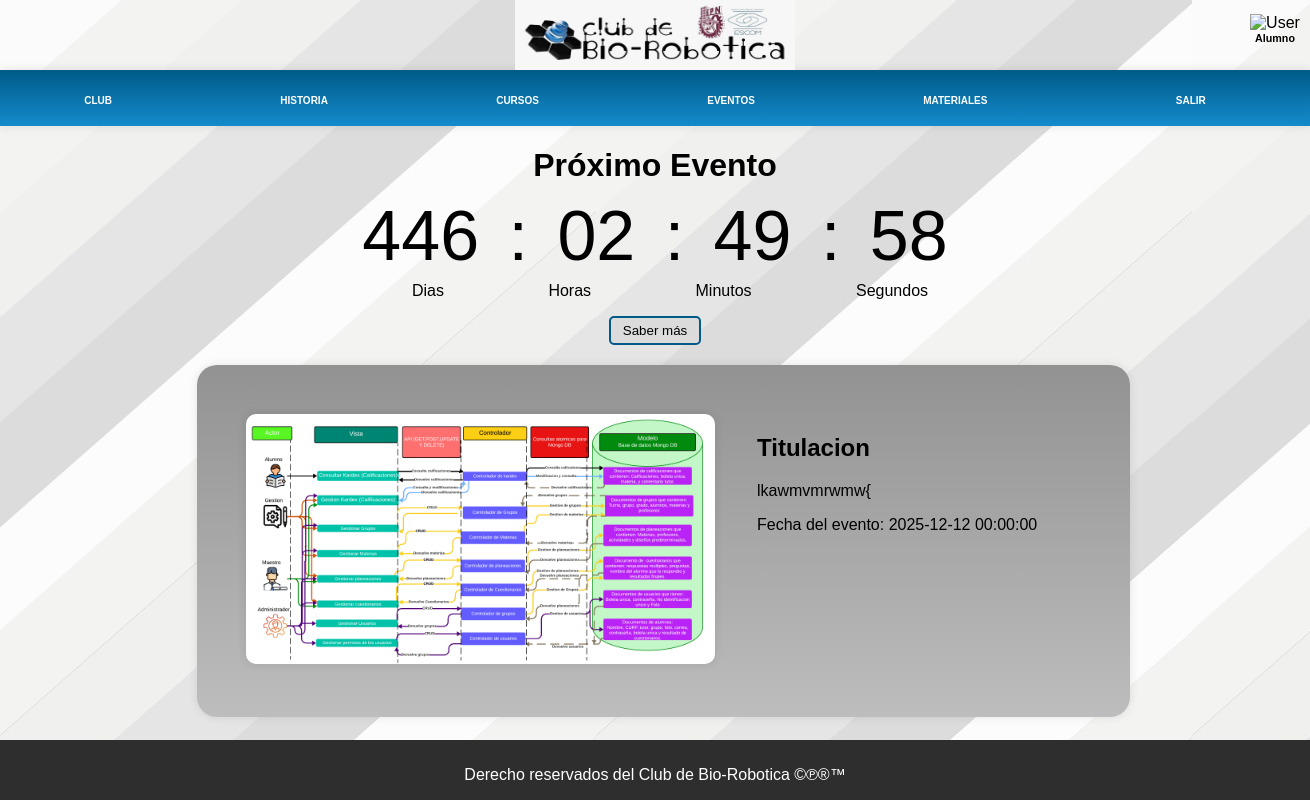
The app's page /resource/Eventos.php (signed in) with its own data.
### tables this page shows
CREATE TABLE `eventos` (
  `id` int NOT NULL AUTO_INCREMENT,
  `nombre` varchar(255) NOT NULL,
  `descripcion` text,
  `fecha` datetime NOT NULL,
  `imagen` varchar(255) NOT NULL,
  `enlace` varchar(255) DEFAULT NULL,
  `direccion` varchar(255) NOT NULL DEFAULT '',
  `hora` time NOT NULL DEFAULT '00:00:00',
  PRIMARY KEY (`id`)
);

### resource/Eventos.php (the view, shortened to what this page needs)
<!DOCTYPE html>
<html lang="es">
<head>
    <link rel="stylesheet" href="../css/Panel.css">
    <link rel="stylesheet" href="../css/Eventos.css">
</head>
<body>
    <div class="main-content">
        <div id="Logo_Bio">
            <div id="logo1">
                <img src="../img/Logo.jpg" alt="LogoBio" id="Logo">
            </div>
            <?php
                if (isset($_SESSION['loggedin'])) {
                    echo '<div id="logo2">';
                    echo '<img src="../img/user.png" alt="User" id="User">';
                    echo '<h6 id="nivel"> Alumno</h6>';
                    echo '</div>';
                }
            ?>
        </div>
        <div id="panel-contenedor">
            <div id="opciones-panel">
                <a href="club.php" class="opcion">Club</a>
                <a href="historia.php" class="opcion">Historia</a>
                <div id="usuarios-opciones" class="opcion">
                    Cursos
                </div>
                <a href="eventos.php" class="opcion">Eventos</a>
                <a href="materiales.php" class="opcion">Materiales</a>
                <?php if(isset($_SESSION['loggedin'])) { ?>
                <div id="usuarios-opciones" class="opcion">
                    <a href="#" id="cerrar-sesion" class="opcion">Salir</a>
                </div>
            <?php }?>
            </div>
        </div>
        <div id="contenedor-eventos">
            <div id="evento-proximo">
                <h1>Próximo Evento</h1>
                <div>
                    <?php
                    include '../database/Conexion.php';
                    $sql = "SELECT nombre, descripcion, fecha FROM Eventos WHERE fecha > NOW() ORDER BY fecha ASC LIMIT 1";
                    $result = $conn->query($sql);
                    if ($result->num_rows > 0) {
                        $row = $result->fetch_assoc();
                        $fecha_evento = new DateTime($row["fecha"]);
                        $fecha_actual = new DateTime();
                        $intervalo = $fecha_actual->diff($fecha_evento);
                        $tiempo_restante = $intervalo->format('%a %h %i %s');
                        echo "<p class=\"tiempo\"><span id=\"tiempo_restante\">$tiempo_restante</span></p>";
                        echo "<p class=\"tiempo2\"> Dias Horas Minutos Segundos</strong></p>";
                    } else {
                        echo "<p>No se encontraron eventos futuros.</p>";
                        $masInformacion = "";
                    }
                    ?>
                </div>
                <button id="btn_mas" onclick="mostrarMasInformacion()">Saber más</button>
            </div>
        </div>
        <div id="caja_de_eventos">
            <?php
            include '../database/Conexion.php';
            $sql = "SELECT nombre, descripcion, fecha, imagen FROM Eventos WHERE fecha > NOW() ORDER BY fecha ASC LIMIT 3";
            $result = $conn->query($sql);
            $contador = 0;
            if ($result->num_rows > 0) {
                while ($row = $result->fetch_assoc()) {
                    $nombre = $row["nombre"];
                    $descripcion = $row["descripcion"];
                    $fecha_event = new DateTime($row["fecha"]);
                    $nombre_imagen = $row["imagen"];
                    $ruta_imagen = "../img/Eventos/$nombre_imagen";
                    if ($contador % 2 != 0) {
                        echo "<div id=\"eventos1\">";
                        echo "<div id=\"info\">";
                        echo "<h2>$nombre</h2>";
                        echo "<p>$descripcion</p>";
                        echo "<p>Fecha del evento: " . $fecha_event->format('Y-m-d H:i:s') . "</p>";
                        echo "</div>";
                        echo "<div id=\"eventos\"><img src=\"$ruta_imagen\" alt=\"Imagen-Curso\" id=\"Imagen-Curso\"></div>";
                        echo "</div>";
                    }else{
                        echo "<div id=\"eventos2\">";
                        echo "<div id=\"eventos\"><img src=\"$ruta_imagen\" alt=\"Imagen-Curso\" id=\"Imagen-Curso\"></div>";
                        echo "<div id=\"info\">";
                        echo "<h2>$nombre</h2>";
                        echo "<p>$descripcion</p>";
                        echo "<p>Fecha del evento: " . $fecha_event->format('Y-m-d H:i:s') . "</p>";
                        echo "</div>";
                        echo "</div>";
                    }
                    $contador++;
                }
            } else {
                echo "<p>No hay eventos futuros.</p>";
            }
            ?>
        </div>
    </div>
    <div id="boque-final">
        <div id="datos-contacto">
            <p>Derecho reservados del Club de Bio-Robotica ©℗®™</p>
        </div>
    </div>
</body>
</html>

### css/Panel.css (style rules this page uses)
body { background-image: url("../img/Fondo-p.jpg"); font-family: 'Raleway', sans-serif; }
@media only screen and (min-width: 801px) { body { margin: 0; padding: 0; text-align: center; } }
@media only screen and (min-width: 801px) { #logo1 { margin-left: 0%; } }
@media only screen and (min-width: 801px) { #logo2 { margin-top: -60px; margin-left: 1250px; width: 50px; height: 30px; } }
@media only screen and (min-width: 801px) { #nivel { margin-top: 0px; } }
@media only screen and (min-width: 801px) { #Logo_Bio { width: 100%; height: 70px; padding: 0%; } }
@media only screen and (min-width: 801px) { #User { width: 50px; height: 30px; } }
@media only screen and (min-width: 801px) { #Logo { width: 280px; height: 70px; } }
@media only screen and (min-width: 801px) { #panel-contenedor { text-transform: uppercase; background: linear-gradient(#005B88, #148BCC); box-shadow: 0 0 10px rgba(0, 0, 0, 0.1); padding-top: 10px; padding-bottom: 10px; font-size: 10px; font-weight: bold; } }
@media only screen and (min-width: 801px) { #opciones-panel { display: flex; justify-content: space-around; margin-top: 5px; position: relative; } }
@media only screen and (min-width: 801px) { .opcion { padding: 10px 20px; border-radius: 5px; cursor: pointer; text-decoration: none; color: #ffffff; transition: background-color 0.3s; position: relative; } }
@media only screen and (min-width: 801px) { #boque-final { background-color: #2e2e2e; padding-top: 10px; width: 100%; height: 50px; color: white; } }

### css/Eventos.css (style rules this page uses)
body { background-image: url("../img/Fondo-p.jpg"); font-family: 'Raleway', sans-serif; }
@media only screen and (min-width: 801px) { html, body { height: 100%; margin: 0; padding: 0; } }
@media only screen and (min-width: 801px) { body { display: flex; flex-direction: column; } }
@media only screen and (min-width: 801px) { .main-content { flex: 1; } }
@media only screen and (min-width: 801px) { .tiempo { font-size: 70px; margin-top: -10px; margin-bottom: -10px; word-spacing: 10px; } }
@media only screen and (min-width: 801px) { .tiempo2 { margin-left: 30px; word-spacing: 100px; } }
@media only screen and (min-width: 801px) { #btn_mas { border: none; padding: 5px 12px; cursor: pointer; border-radius: 5px; background-color: #DBDBDB; border: 2px solid #005B88; color: rgb(0, 0, 0); } }
@media only screen and (min-width: 801px) { #caja_de_eventos { padding-left: 15%; padding-right: 10%; } }
@media only screen and (min-width: 801px) { #eventos1, #eventos2 { padding: 5%; width: 85%; height: auto; display: flex; box-shadow: 0 0 10px rgba(0, 0, 0, 0.1); border-radius: 20px; -webkit-border-radius: 20px; -moz-border-radius: 20px; -ms-border-radius: 20px; -o-border-radius: 20px; margin-top: 20px; margin-bottom: 20px; } }
@media only screen and (min-width: 801px) { #eventos2 { background: linear-gradient(#929292, #bdbdbd); } }
@media only screen and (min-width: 801px) { #Imagen-Curso { border-radius: 10px; -webkit-border-radius: 10px; -moz-border-radius: 10px; -ms-border-radius: 10px; -o-border-radius: 10px; height: 250px; box-shadow: 0 0 10px rgba(0, 0, 0, 0.1); } }
@media only screen and (min-width: 801px) { #info { padding-left: 5%; padding-right: 5%; text-align: justify; width: 90%; } }

### records on screen
eventos: imagen (picture), nombre "Titulacion", descripcion "lkawmvmrwmw{", fecha "2025-12-12 00:00:00"
